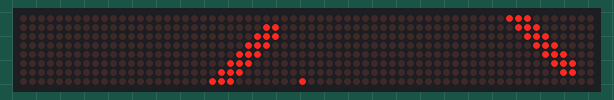
Bench run of a sketch on a simulated Arduino Uno, built with avr-gcc and run on an emulated ATmega328P. Shown: 64×8 LED matrix. What the sketch prints to the serial monitor is not drawn.

Above: at 0.48 s.
At 4.58 s:
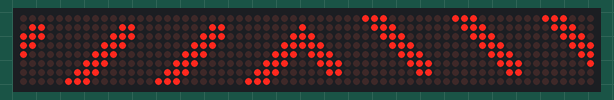
At 8.74 s:
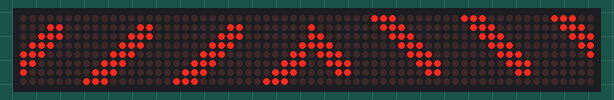
At 18.13 s:
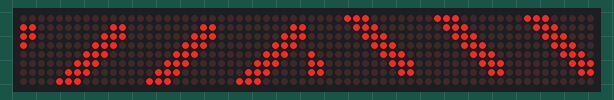
At 27.92 s:
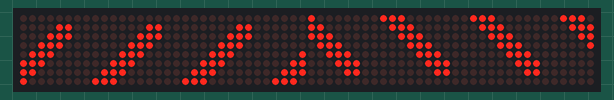
At 38.04 s:
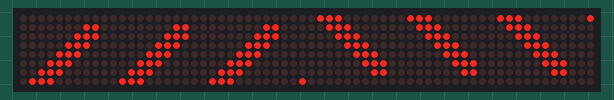

The sketch:

Parola_Double_Height_v1.ino
```cpp
#include <MD_Parola.h>
#include <MD_MAX72xx.h>
#include <SPI.h>
#include "Font_Data.h"

#define DEBUG 1

#define MAX_ZONES 2
#define ZONE_SIZE 4
#define MAX_DEVICES (MAX_ZONES * ZONE_SIZE)
#define SCROLL_SPEED  30

#define ZONE_UPPER  1
#define ZONE_LOWER  0

#define CLK_PIN   13
#define DATA_PIN  11
#define CS_PIN    10

// HARDWARE SPI
MD_Parola P = MD_Parola(CS_PIN, MAX_DEVICES);
// SOFTWARE SPI
//MD_Parola P = MD_Parola(DATA_PIN, CLK_PIN, CS_PIN, MAX_DEVICES);

#define ARRAY_SIZE(a) (sizeof(a)/sizeof(a[0]))
char *msg[] =
{
  "<<<<<<<<",
  ">>>>>>>>",
  "45 k",
  "-",
  "1,5m ",
  "mantenha distancia",
  "Respeite 1 carro a MENOS",

};

void setup(void)
{
  // initialise the LED display
  P.begin(MAX_ZONES);

  // Set up zones for 2 halves of the display
  // Each zone gets a different font, making up the top
  // and bottom half of each letter
  P.setZone(ZONE_LOWER, 0, ZONE_SIZE - 1);
  P.setFont(ZONE_LOWER, BigFontLower);

  P.setZone(ZONE_UPPER, ZONE_SIZE, MAX_DEVICES-1);
  P.setFont(ZONE_UPPER, BigFontUpper);
  P.setCharSpacing(P.getCharSpacing() * 2); // double height --> double spacing


#if DEBUG
  Serial.begin(57600);
  Serial.println("[Double Height demo start]");
#endif
}

void loop(void)
{

  // Run the animation and then check if BOTH zones have
  // completed. The animations are not the same length due
  // to upper/lower effects being displayed differently.
  P.displayAnimate();

  if (P.getZoneStatus(ZONE_LOWER) && P.getZoneStatus(ZONE_UPPER))
  {

      P.setFont(ZONE_LOWER, BigFontLower);
      P.setFont(ZONE_UPPER, BigFontUpper);
      P.displayZoneText(ZONE_LOWER, msg[0], PA_RIGHT, SCROLL_SPEED, 0, PA_SCROLL_LEFT, PA_SCROLL_LEFT);
      P.displayZoneText(ZONE_UPPER, msg[0], PA_LEFT, SCROLL_SPEED, 0, PA_SCROLL_LEFT, PA_SCROLL_LEFT);

    // synchronise the start
    P.displayClear();
    P.synchZoneStart();
  }
}
```

Source omitted: Font_Data.h (data table, 13968 bytes)
